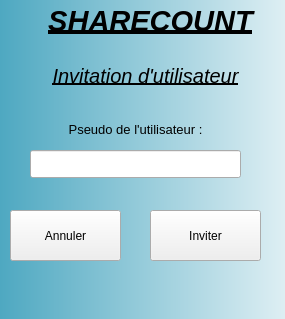
<?xml version="1.0" encoding="UTF-8"?>
<ui version="4.0">
 <class>inviter</class>
 <widget class="QWidget" name="inviter">
  <property name="geometry">
   <rect>
    <x>0</x>
    <y>0</y>
    <width>285</width>
    <height>319</height>
   </rect>
  </property>
  <property name="windowTitle">
   <string>Form</string>
  </property>
  <widget class="QLabel" name="label_10">
   <property name="geometry">
    <rect>
     <x>30</x>
     <y>120</y>
     <width>211</width>
     <height>19</height>
    </rect>
   </property>
   <property name="font">
    <font>
     <pointsize>10</pointsize>
    </font>
   </property>
   <property name="text">
    <string>Pseudo de l'utilisateur :</string>
   </property>
   <property name="alignment">
    <set>Qt::AlignCenter</set>
   </property>
  </widget>
  <widget class="QPushButton" name="annuler">
   <property name="geometry">
    <rect>
     <x>10</x>
     <y>210</y>
     <width>111</width>
     <height>51</height>
    </rect>
   </property>
   <property name="text">
    <string>Annuler</string>
   </property>
  </widget>
  <widget class="QPushButton" name="ok">
   <property name="geometry">
    <rect>
     <x>150</x>
     <y>210</y>
     <width>111</width>
     <height>51</height>
    </rect>
   </property>
   <property name="text">
    <string>Inviter</string>
   </property>
  </widget>
  <widget class="QLineEdit" name="pseudo_invit">
   <property name="geometry">
    <rect>
     <x>30</x>
     <y>150</y>
     <width>211</width>
     <height>28</height>
    </rect>
   </property>
  </widget>
  <widget class="QLabel" name="erreur">
   <property name="geometry">
    <rect>
     <x>20</x>
     <y>180</y>
     <width>241</width>
     <height>19</height>
    </rect>
   </property>
   <property name="text">
    <string/>
   </property>
  </widget>
  <widget class="QLabel" name="label">
   <property name="geometry">
    <rect>
     <x>10</x>
     <y>60</y>
     <width>271</width>
     <height>31</height>
    </rect>
   </property>
   <property name="font">
    <font>
     <pointsize>15</pointsize>
     <italic>true</italic>
     <underline>true</underline>
    </font>
   </property>
   <property name="text">
    <string>Invitation d'utilisateur</string>
   </property>
   <property name="alignment">
    <set>Qt::AlignCenter</set>
   </property>
  </widget>
  <widget class="QLabel" name="label_2">
   <property name="geometry">
    <rect>
     <x>0</x>
     <y>0</y>
     <width>301</width>
     <height>41</height>
    </rect>
   </property>
   <property name="font">
    <font>
     <pointsize>22</pointsize>
     <weight>75</weight>
     <italic>true</italic>
     <bold>true</bold>
     <underline>true</underline>
    </font>
   </property>
   <property name="text">
    <string>SHARECOUNT</string>
   </property>
   <property name="alignment">
    <set>Qt::AlignCenter</set>
   </property>
  </widget>
  <widget class="QLabel" name="label_6">
   <property name="geometry">
    <rect>
     <x>0</x>
     <y>0</y>
     <width>351</width>
     <height>391</height>
    </rect>
   </property>
   <property name="styleSheet">
    <string notr="true">background-color: qlineargradient(spread:pad, x1:0, y1:0, x2:1, y2:0, stop:0 rgba(78, 168, 193, 255), stop:1 rgba(255, 255, 255, 255));</string>
   </property>
   <property name="text">
    <string/>
   </property>
  </widget>
  <zorder>label_6</zorder>
  <zorder>label_10</zorder>
  <zorder>annuler</zorder>
  <zorder>ok</zorder>
  <zorder>pseudo_invit</zorder>
  <zorder>erreur</zorder>
  <zorder>label</zorder>
  <zorder>label_2</zorder>
 </widget>
 <resources/>
 <connections/>
</ui>
